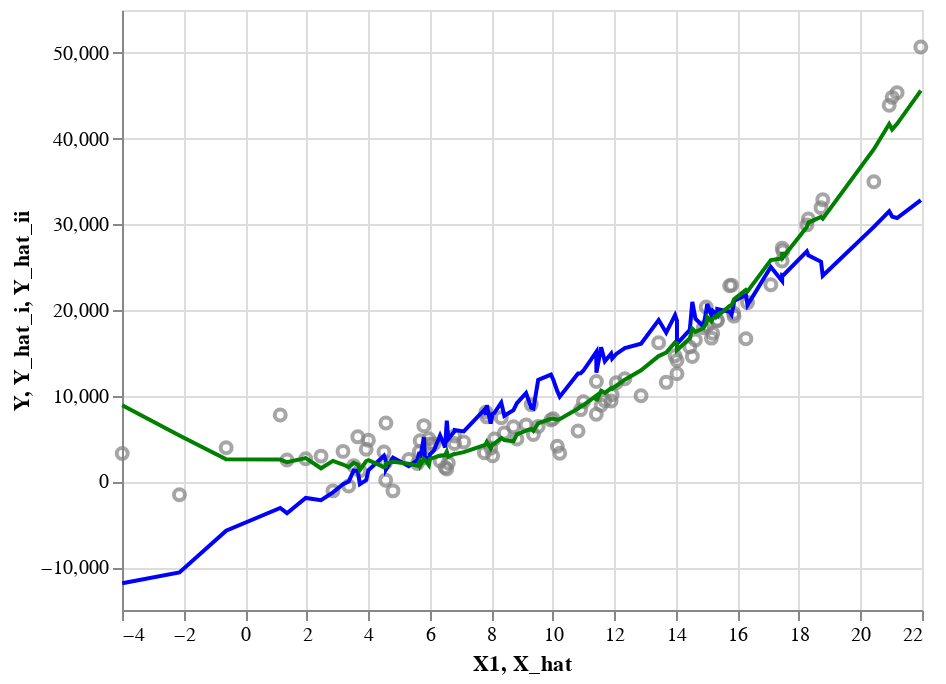

The notebook cell saved with this chart:
### Code cell
# Plot data and two fitted models. Select fitted models by updating 'n_i' and 'n_ii'.
f_plot_data_and_two_models(df_data = df_data2, df_results = df_results2, n_i = 1, n_ii = 2, b_split = False)

### Figure 1 — Vega-Lite specification as saved in the notebook (floating-point values rounded to 4 significant figures)
{"config": {"view": {"continuousWidth": 400, "continuousHeight": 300}}, "layer": [{"data": {"name": "data-fec50c5d48247174043f9c2c0976c9c4"}, "mark": {"type": "point", "color": "grey"}, "encoding": {"x": {"field": "X1", "type": "quantitative"}, "y": {"field": "Y", "type": "quantitative"}}}, {"data": {"name": "data-b927772b95649d4817c399dd70b16d4f"}, "mark": {"type": "line", "color": "blue"}, "encoding": {"x": {"field": "X_hat", "type": "quantitative"}, "y": {"field": "Y_hat_i", "type": "quantitative"}}}, {"data": {"name": "data-b927772b95649d4817c399dd70b16d4f"}, "mark": {"type": "line", "color": "green"}, "encoding": {"x": {"field": "X_hat", "type": "quantitative"}, "y": {"field": "Y_hat_ii", "type": "quantitative"}}}], "$schema": "https://vega.github.io/schema/vega-lite/v4.17.0.json", "datasets": {"data-fec50c5d48247174043f9c2c0976c9c4": [{"Y": 3257.0, "X1": -3.993, "X2": 13.52, "X3": 13.83}, {"Y": -1563.0, "X1": -2.133, "X2": 7.009, "X3": 5.855}, {"Y": 3937.0, "X1": -0.6155, "X2": 21.0, "X3": 6.704}, {"Y": 7744.0, "X1": 1.142, "X2": 13.44, "X3": 13.06}, {"Y": 2502.0, "X1": 1.362, "X2": 9.968, "X3": 9.28}, {"Y": 2637.0, "X1": 1.97, "X2": 8.967, "X3": 16.58}, {"Y": 2953.0, "X1": 2.469, "X2": 9.567, "X3": 6.478}, {"Y": -1102.0, "X1": 2.857, "X2": 5.423, "X3": 13.75}, {"Y": 3506.0, "X1": 3.183, "X2": 9.524, "X3": 11.71}, {"Y": -535.8, "X1": 3.369, "X2": 11.39, "X3": 9.368}, {"Y": 1841.0, "X1": 3.53, "X2": 12.9, "X3": 15.88}, {"Y": 5201.0, "X1": 3.663, "X2": 12.9, "X3": 13.4}, {"Y": 1255.0, "X1": 3.731, "X2": 8.626, "X3": 4.975}, {"Y": 3761.0, "X1": 3.937, "X2": 2.92, "X3": 13.2}, {"Y": 4797.0, "X1": 4.008, "X2": 6.654, "X3": 16.87}, {"Y": 3434.0, "X1": 4.514, "X2": 18.06, "X3": 9.348}, {"Y": 148.0, "X1": 4.57, "X2": 14.48, "X3": 8.757}, {"Y": 2225.0, "X1": 4.572, "X2": 11.85, "X3": 6.652}, {"Y": 6810.0, "X1": 4.577, "X2": 6.194, "X3": 9.932}, {"Y": -1100.0, "X1": 4.806, "X2": 10.02, "X3": 13.43}, {"Y": 2555.0, "X1": 5.321, "X2": 3.722, "X3": 5.912}, {"Y": 2103.0, "X1": 5.602, "X2": 7.24, "X3": 3.268}, {"Y": 3473.0, "X1": 5.666, "X2": 8.774, "X3": 8.121}, {"Y": 4738.0, "X1": 5.691, "X2": 8.192, "X3": 3.101}, {"Y": 6508.0, "X1": 5.812, "X2": 14.78, "X3": 12.62}, {"Y": 2763.0, "X1": 5.844, "X2": 2.906, "X3": 7.867}, {"Y": 4983.0, "X1": 5.973, "X2": 5.673, "X3": 1.223}, {"Y": 4374.0, "X1": 6.01, "X2": 3.127, "X3": 8.257}, {"Y": 4380.0, "X1": 6.136, "X2": 3.813, "X3": 9.037}, {"Y": 2400.0, "X1": 6.338, "X2": 10.62, "X3": 12.25}, {"Y": 1616.0, "X1": 6.501, "X2": 1.998, "X3": 9.273}, {"Y": 1440.0, "X1": 6.556, "X2": 13.77, "X3": 19.34}, {"Y": 2154.0, "X1": 6.606, "X2": 8.766, "X3": 7.406}, {"Y": 4422.0, "X1": 6.805, "X2": 10.34, "X3": 9.688}, {"Y": 5304.0, "X1": 6.811, "X2": 11.61, "X3": 9.485}, {"Y": 4609.0, "X1": 7.107, "X2": 7.829, "X3": 8.587}, {"Y": 3337.0, "X1": 7.78, "X2": 15.16, "X3": 10.71}, {"Y": 8084.0, "X1": 7.828, "X2": 9.028, "X3": 12.71}, {"Y": 7531.0, "X1": 7.855, "X2": 12.97, "X3": 16.7}, {"Y": 3888.0, "X1": 7.983, "X2": 9.004, "X3": 2.154}, {"Y": 3001.0, "X1": 8.046, "X2": 11.45, "X3": 7.448}, {"Y": 4957.0, "X1": 8.104, "X2": 11.4, "X3": 7.761}, {"Y": 7423.0, "X1": 8.325, "X2": 11.25, "X3": 14.69}, {"Y": 5645.0, "X1": 8.426, "X2": 5.128, "X3": 8.217}, {"Y": 6374.0, "X1": 8.722, "X2": 12.18, "X3": 0.5241}, {"Y": 4950.0, "X1": 8.835, "X2": 8.405, "X3": 10.44}, {"Y": 6599.0, "X1": 9.132, "X2": 13.15, "X3": 9.832}, {"Y": 8962.0, "X1": 9.3, "X2": -0.7625, "X3": 10.9}, {"Y": 5473.0, "X1": 9.37, "X2": 2.674, "X3": 4.799}, {"Y": 6422.0, "X1": 9.526, "X2": 11.82, "X3": 18.6}, {"Y": 7160.0, "X1": 9.941, "X2": 19.31, "X3": 8.381}, {"Y": 7316.0, "X1": 10.01, "X2": 14.18, "X3": 9.059}, {"Y": 4105.0, "X1": 10.15, "X2": 6.588, "X3": 5.5}, {"Y": 3284.0, "X1": 10.23, "X2": 1.54, "X3": 5.345}, {"Y": 5873.0, "X1": 10.82, "X2": 13.71, "X3": 3.886}, {"Y": 8379.0, "X1": 10.91, "X2": 9.597, "X3": 8.033}, {"Y": 9299.0, "X1": 11.0, "X2": 12.95, "X3": 5.212}, {"Y": 7831.0, "X1": 11.41, "X2": 10.58, "X3": 20.28}, {"Y": 11650.0, "X1": 11.42, "X2": 10.15, "X3": 0.5575}, {"Y": 8883.0, "X1": 11.57, "X2": 24.79, "X3": 4.358}, {"Y": 9431.0, "X1": 11.69, "X2": 9.969, "X3": 7.993}, {"Y": 9384.0, "X1": 11.9, "X2": 9.204, "X3": 13.37}, {"Y": 10100.0, "X1": 11.93, "X2": 9.393, "X3": 7.931}, {"Y": 11500.0, "X1": 12.06, "X2": 7.082, "X3": 13.38}, {"Y": 11990.0, "X1": 12.34, "X2": 14.95, "X3": 5.066}, {"Y": 9991.0, "X1": 12.87, "X2": 8.231, "X3": 10.3}, {"Y": 16180.0, "X1": 13.44, "X2": 13.18, "X3": 18.72}, {"Y": 11560.0, "X1": 13.69, "X2": 11.42, "X3": 5.161}, {"Y": 14660.0, "X1": 13.97, "X2": 16.09, "X3": 12.1}, {"Y": 14120.0, "X1": 14.04, "X2": 12.1, "X3": 11.03}, {"Y": 12570.0, "X1": 14.04, "X2": 3.933, "X3": -1.258}, {"Y": 15680.0, "X1": 14.45, "X2": 3.368, "X3": 7.055}, {"Y": 14580.0, "X1": 14.54, "X2": 17.04, "X3": 15.66}, {"Y": 16510.0, "X1": 14.64, "X2": 6.956, "X3": 10.68}, {"Y": 17930.0, "X1": 14.89, "X2": 3.397, "X3": 3.939}, {"Y": 20360.0, "X1": 14.99, "X2": 6.652, "X3": 13.45}, {"Y": 18130.0, "X1": 15.02, "X2": 16.32, "X3": 7.604}, {"Y": 16720.0, "X1": 15.16, "X2": 2.899, "X3": 11.8}, {"Y": 17300.0, "X1": 15.2, "X2": 5.668, "X3": 11.88}, {"Y": 18830.0, "X1": 15.35, "X2": 6.666, "X3": 4.407}, {"Y": 18740.0, "X1": 15.35, "X2": 3.744, "X3": 13.95}, {"Y": 22820.0, "X1": 15.75, "X2": 4.078, "X3": 4.962}, {"Y": 22900.0, "X1": 15.81, "X2": 2.409, "X3": 3.471}, {"Y": 19630.0, "X1": 15.88, "X2": 7.694, "X3": 5.586}, {"Y": 19280.0, "X1": 15.89, "X2": 8.225, "X3": 8.27}, {"Y": 16650.0, "X1": 16.28, "X2": 6.587, "X3": 10.55}, {"Y": 20860.0, "X1": 16.33, "X2": 1.732, "X3": 6.137}, {"Y": 22940.0, "X1": 17.09, "X2": 16.27, "X3": 13.72}, {"Y": 25710.0, "X1": 17.45, "X2": 3.355, "X3": 11.26}, {"Y": 27210.0, "X1": 17.46, "X2": 11.39, "X3": 6.526}, {"Y": 26880.0, "X1": 17.48, "X2": 4.626, "X3": 14.44}, {"Y": 29930.0, "X1": 18.26, "X2": 13.34, "X3": 15.81}, {"Y": 30610.0, "X1": 18.3, "X2": 14.78, "X3": 9.507}, {"Y": 31940.0, "X1": 18.72, "X2": 5.612, "X3": 8.925}, {"Y": 32860.0, "X1": 18.77, "X2": 0.3814, "X3": 1.131}, {"Y": 34970.0, "X1": 20.44, "X2": 13.48, "X3": 7.962}, {"Y": 43900.0, "X1": 20.93, "X2": 19.38, "X3": 8.542}, {"Y": 44810.0, "X1": 21.03, "X2": 12.08, "X3": 11.23}, {"Y": 45360.0, "X1": 21.19, "X2": 10.8, "X3": 9.158}, {"Y": 50670.0, "X1": 21.96, "X2": 14.1, "X3": 11.22}], "data-b927772b95649d4817c399dd70b16d4f": [{"X_hat": -3.993, "Y_hat_i": -11880.0, "Y_hat_ii": 8882.0}, {"X_hat": -2.133, "Y_hat_i": -10620.0, "Y_hat_ii": 5354.0}, {"X_hat": -0.6155, "Y_hat_i": -5754.0, "Y_hat_ii": 2592.0}, {"X_hat": 1.142, "Y_hat_i": -3099.0, "Y_hat_ii": 2556.0}, {"X_hat": 1.362, "Y_hat_i": -3705.0, "Y_hat_ii": 2238.0}, {"X_hat": 1.97, "Y_hat_i": -1923.0, "Y_hat_ii": 2726.0}, {"X_hat": 2.469, "Y_hat_i": -2188.0, "Y_hat_ii": 1536.0}, {"X_hat": 2.857, "Y_hat_i": -1271.0, "Y_hat_ii": 2398.0}, {"X_hat": 3.183, "Y_hat_i": -326.8, "Y_hat_ii": 1972.0}, {"X_hat": 3.369, "Y_hat_i": -2.475, "Y_hat_ii": 1664.0}, {"X_hat": 3.53, "Y_hat_i": 1291.0, "Y_hat_ii": 2165.0}, {"X_hat": 3.663, "Y_hat_i": 1224.0, "Y_hat_ii": 1978.0}, {"X_hat": 3.731, "Y_hat_i": -328.3, "Y_hat_ii": 1341.0}, {"X_hat": 3.937, "Y_hat_i": 151.3, "Y_hat_ii": 2382.0}, {"X_hat": 4.008, "Y_hat_i": 1288.0, "Y_hat_ii": 2488.0}, {"X_hat": 4.514, "Y_hat_i": 2995.0, "Y_hat_ii": 1664.0}, {"X_hat": 4.57, "Y_hat_i": 2475.0, "Y_hat_ii": 1713.0}, {"X_hat": 4.572, "Y_hat_i": 1822.0, "Y_hat_ii": 1586.0}, {"X_hat": 4.577, "Y_hat_i": 1364.0, "Y_hat_ii": 2074.0}, {"X_hat": 4.806, "Y_hat_i": 2766.0, "Y_hat_ii": 2292.0}, {"X_hat": 5.321, "Y_hat_i": 1789.0, "Y_hat_ii": 2063.0}, {"X_hat": 5.602, "Y_hat_i": 2494.0, "Y_hat_ii": 1844.0}, {"X_hat": 5.666, "Y_hat_i": 3425.0, "Y_hat_ii": 2294.0}, {"X_hat": 5.691, "Y_hat_i": 2773.0, "Y_hat_ii": 1856.0}, {"X_hat": 5.812, "Y_hat_i": 5137.0, "Y_hat_ii": 2616.0}, {"X_hat": 5.844, "Y_hat_i": 2807.0, "Y_hat_ii": 2526.0}, {"X_hat": 5.973, "Y_hat_i": 2650.0, "Y_hat_ii": 1903.0}, {"X_hat": 6.01, "Y_hat_i": 3174.0, "Y_hat_ii": 2647.0}, {"X_hat": 6.136, "Y_hat_i": 3592.0, "Y_hat_ii": 2769.0}, {"X_hat": 6.338, "Y_hat_i": 5366.0, "Y_hat_ii": 3001.0}, {"X_hat": 6.501, "Y_hat_i": 3974.0, "Y_hat_ii": 3074.0}, {"X_hat": 6.556, "Y_hat_i": 7080.0, "Y_hat_ii": 3492.0}, {"X_hat": 6.606, "Y_hat_i": 4963.0, "Y_hat_ii": 2885.0}, {"X_hat": 6.805, "Y_hat_i": 5825.0, "Y_hat_ii": 3203.0}, {"X_hat": 6.811, "Y_hat_i": 6004.0, "Y_hat_ii": 3183.0}, {"X_hat": 7.107, "Y_hat_i": 5831.0, "Y_hat_ii": 3419.0}, {"X_hat": 7.78, "Y_hat_i": 8371.0, "Y_hat_ii": 4235.0}, {"X_hat": 7.828, "Y_hat_i": 7759.0, "Y_hat_ii": 4384.0}, {"X_hat": 7.855, "Y_hat_i": 8890.0, "Y_hat_ii": 4594.0}, {"X_hat": 7.983, "Y_hat_i": 6751.0, "Y_hat_ii": 3831.0}, {"X_hat": 8.046, "Y_hat_i": 7871.0, "Y_hat_ii": 4321.0}, {"X_hat": 8.104, "Y_hat_i": 8002.0, "Y_hat_ii": 4413.0}, {"X_hat": 8.325, "Y_hat_i": 9197.0, "Y_hat_ii": 5049.0}, {"X_hat": 8.426, "Y_hat_i": 7657.0, "Y_hat_ii": 4829.0}, {"X_hat": 8.722, "Y_hat_i": 8317.0, "Y_hat_ii": 4673.0}, {"X_hat": 8.835, "Y_hat_i": 9132.0, "Y_hat_ii": 5488.0}, {"X_hat": 9.132, "Y_hat_i": 10300.0, "Y_hat_ii": 5930.0}, {"X_hat": 9.3, "Y_hat_i": 8594.0, "Y_hat_ii": 6114.0}, {"X_hat": 9.37, "Y_hat_i": 8504.0, "Y_hat_ii": 5883.0}, {"X_hat": 9.526, "Y_hat_i": 11830.0, "Y_hat_ii": 6789.0}, {"X_hat": 9.941, "Y_hat_i": 12460.0, "Y_hat_ii": 7303.0}, {"X_hat": 10.01, "Y_hat_i": 11890.0, "Y_hat_ii": 7316.0}, {"X_hat": 10.15, "Y_hat_i": 10530.0, "Y_hat_ii": 7199.0}, {"X_hat": 10.23, "Y_hat_i": 9881.0, "Y_hat_ii": 7257.0}, {"X_hat": 10.82, "Y_hat_i": 12590.0, "Y_hat_ii": 8502.0}, {"X_hat": 10.91, "Y_hat_i": 12610.0, "Y_hat_ii": 8754.0}, {"X_hat": 11.0, "Y_hat_i": 12940.0, "Y_hat_ii": 8897.0}, {"X_hat": 11.41, "Y_hat_i": 15120.0, "Y_hat_ii": 10000.0}, {"X_hat": 11.42, "Y_hat_i": 12680.0, "Y_hat_ii": 9382.0}, {"X_hat": 11.57, "Y_hat_i": 15640.0, "Y_hat_ii": 10570.0}, {"X_hat": 11.69, "Y_hat_i": 14020.0, "Y_hat_ii": 10340.0}, {"X_hat": 11.9, "Y_hat_i": 14910.0, "Y_hat_ii": 10890.0}, {"X_hat": 11.93, "Y_hat_i": 14340.0, "Y_hat_ii": 10820.0}, {"X_hat": 12.06, "Y_hat_i": 14880.0, "Y_hat_ii": 11160.0}, {"X_hat": 12.34, "Y_hat_i": 15550.0, "Y_hat_ii": 11870.0}, {"X_hat": 12.87, "Y_hat_i": 16070.0, "Y_hat_ii": 12960.0}, {"X_hat": 13.44, "Y_hat_i": 18830.0, "Y_hat_ii": 14620.0}, {"X_hat": 13.69, "Y_hat_i": 17360.0, "Y_hat_ii": 15030.0}, {"X_hat": 13.97, "Y_hat_i": 19400.0, "Y_hat_ii": 16220.0}, {"X_hat": 14.04, "Y_hat_i": 18770.0, "Y_hat_ii": 16120.0}, {"X_hat": 14.04, "Y_hat_i": 16040.0, "Y_hat_ii": 15310.0}, {"X_hat": 14.45, "Y_hat_i": 17680.0, "Y_hat_ii": 16710.0}, {"X_hat": 14.54, "Y_hat_i": 20950.0, "Y_hat_ii": 17820.0}, {"X_hat": 14.64, "Y_hat_i": 18980.0, "Y_hat_ii": 17460.0}, {"X_hat": 14.89, "Y_hat_i": 18070.0, "Y_hat_ii": 17870.0}, {"X_hat": 14.99, "Y_hat_i": 19880.0, "Y_hat_ii": 18420.0}, {"X_hat": 15.02, "Y_hat_i": 20710.0, "Y_hat_ii": 19170.0}, {"X_hat": 15.16, "Y_hat_i": 19400.0, "Y_hat_ii": 18680.0}, {"X_hat": 15.2, "Y_hat_i": 19910.0, "Y_hat_ii": 18980.0}, {"X_hat": 15.35, "Y_hat_i": 19410.0, "Y_hat_ii": 19420.0}, {"X_hat": 15.35, "Y_hat_i": 20120.0, "Y_hat_ii": 19270.0}, {"X_hat": 15.75, "Y_hat_i": 19780.0, "Y_hat_ii": 20500.0}, {"X_hat": 15.81, "Y_hat_i": 19450.0, "Y_hat_ii": 20550.0}, {"X_hat": 15.88, "Y_hat_i": 20630.0, "Y_hat_ii": 21150.0}, {"X_hat": 15.89, "Y_hat_i": 21060.0, "Y_hat_ii": 21250.0}, {"X_hat": 16.28, "Y_hat_i": 21750.0, "Y_hat_ii": 22350.0}, {"X_hat": 16.33, "Y_hat_i": 20570.0, "Y_hat_ii": 22170.0}, {"X_hat": 17.09, "Y_hat_i": 25010.0, "Y_hat_ii": 25830.0}, {"X_hat": 17.45, "Y_hat_i": 23380.0, "Y_hat_ii": 26010.0}, {"X_hat": 17.46, "Y_hat_i": 24040.0, "Y_hat_ii": 26770.0}, {"X_hat": 17.48, "Y_hat_i": 24000.0, "Y_hat_ii": 26120.0}, {"X_hat": 18.26, "Y_hat_i": 26840.0, "Y_hat_ii": 29680.0}, {"X_hat": 18.3, "Y_hat_i": 26390.0, "Y_hat_ii": 30200.0}, {"X_hat": 18.72, "Y_hat_i": 25630.0, "Y_hat_ii": 30870.0}, {"X_hat": 18.77, "Y_hat_i": 23990.0, "Y_hat_ii": 30660.0}, {"X_hat": 20.44, "Y_hat_i": 29690.0, "Y_hat_ii": 38760.0}, {"X_hat": 20.93, "Y_hat_i": 31520.0, "Y_hat_ii": 41710.0}, {"X_hat": 21.03, "Y_hat_i": 30900.0, "Y_hat_ii": 41070.0}, {"X_hat": 21.19, "Y_hat_i": 30730.0, "Y_hat_ii": 41720.0}, {"X_hat": 21.96, "Y_hat_i": 32820.0, "Y_hat_ii": 45600.0}]}}
